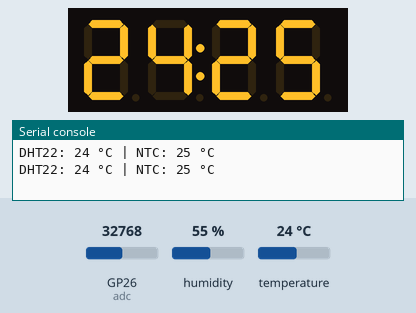
The program below on a simulated Raspberry Pi Pico running MicroPython. Parts: 4-digit seven-segment display, the last lines printed to the serial console. The inputs (shaded band) are chosen by the test bench; at power-on: GP26 (adc) = 32768, temperature 24 °C, humidity 55 % (analog values on the 0–65535 scale). Library files of the repository ran but are not shown: tm1637.py.

Above: at 1.2 s.
1.3 s: GP26 (adc) set to 15552
At 3.2 s:
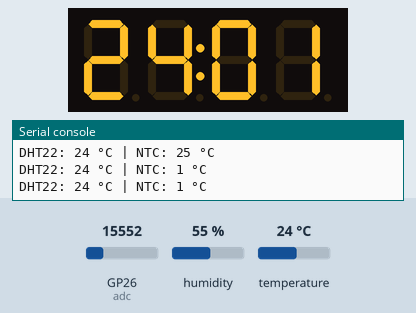
3.5 s: GP26 (adc) set to 13776
At 4.5 s:
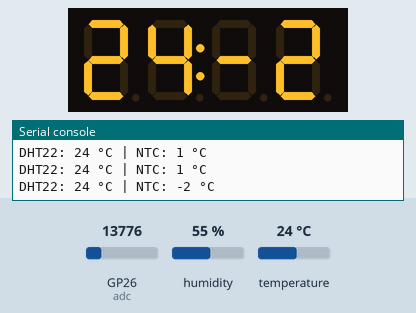
5.6 s: GP26 (adc) set to 0
At 6.8 s:
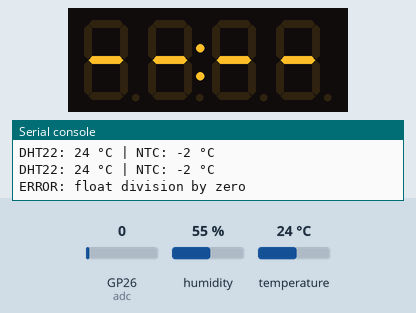
7.6 s: GP26 (adc) set to 32767
At 9.2 s:
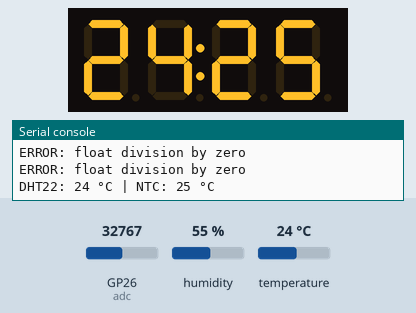
9.7 s: temperature set to 12 °C
At 11.5 s:
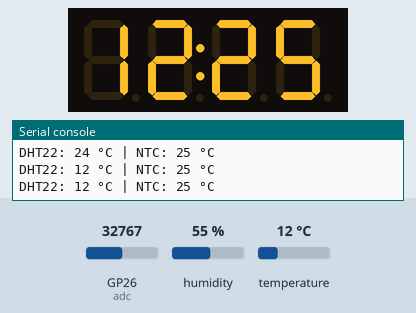
11.8 s: temperature set to 19 °C
At 12.6 s:
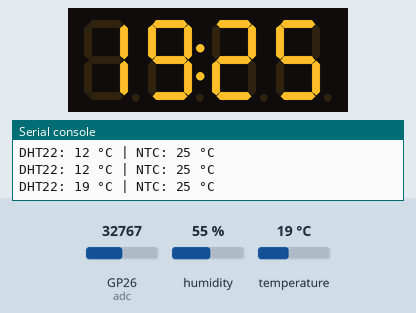
Timing chart, 0 to 14.8 s (numbered marks = the images above; inputs shaded):
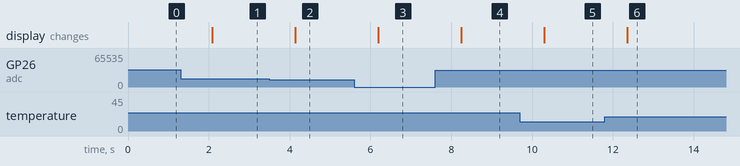

The program:

main.py
```python
from tm1637 import TM1637
from machine import Pin, ADC
from time import sleep
import dht
import math
from ntc import read_ntc_temp

display = TM1637(clk=Pin(2), dio=Pin(3))
sensor = dht.DHT22(Pin(16))
adc = ADC(Pin(26))

while True:
    try:
        sensor.measure()
        dht_temp = int(round(sensor.temperature()))
        ntc_temp = int(round(read_ntc_temp()))

        if ntc_temp < -9:
            ntc_temp = -9
        if ntc_temp > 99:
            ntc_temp = 99

        print("DHT22:", dht_temp, "°C | NTC:", ntc_temp, "°C")

        dht_str = "{:02d}".format(dht_temp)
        ntc_str = "{:02d}".format(ntc_temp)

        display.show_colon(True)
        display.show(dht_str + ntc_str)
    except Exception as e:
        print("ERROR:", e)
        display.show("----")

    sleep(1)
```

ntc.py
```python
from machine import ADC, Pin
import math

adc = ADC(Pin(26))

def read_ntc_temp():
    analog_value = adc.read_u16()
    voltage = analog_value / 65535 * 3.3
    resistance = (3.3 * 10000 / voltage) - 10000

    # Steinhart-equation
    B = 3892 #beta value
    T = 298.15  # 25°C in kelvins
    R = 10000   # 10k resistor

    temp_k = 1 / (1/T + (1/B) * math.log(resistance/R))
    temp_c = temp_k - 273.15
    return temp_c
```

Measured:
- the behaviour switches between 14928 and 14912 on GP26 (adc) (found by bisection; images 1 and 2)
- after the input at 1.3 s, the display: changes after 0.78 s (image 1)
- after the input at 3.5 s, the display: changes after 0.64 s (image 2)
- after the input at 5.6 s, the display: changes after 0.59 s (image 3)
- after the input at 7.6 s, the display: changes after 0.65 s (image 4)
- after the input at 9.7 s, the display: changes after 0.60 s (image 5)
- after the input at 11.8 s, the display: changes after 0.56 s (image 6)
